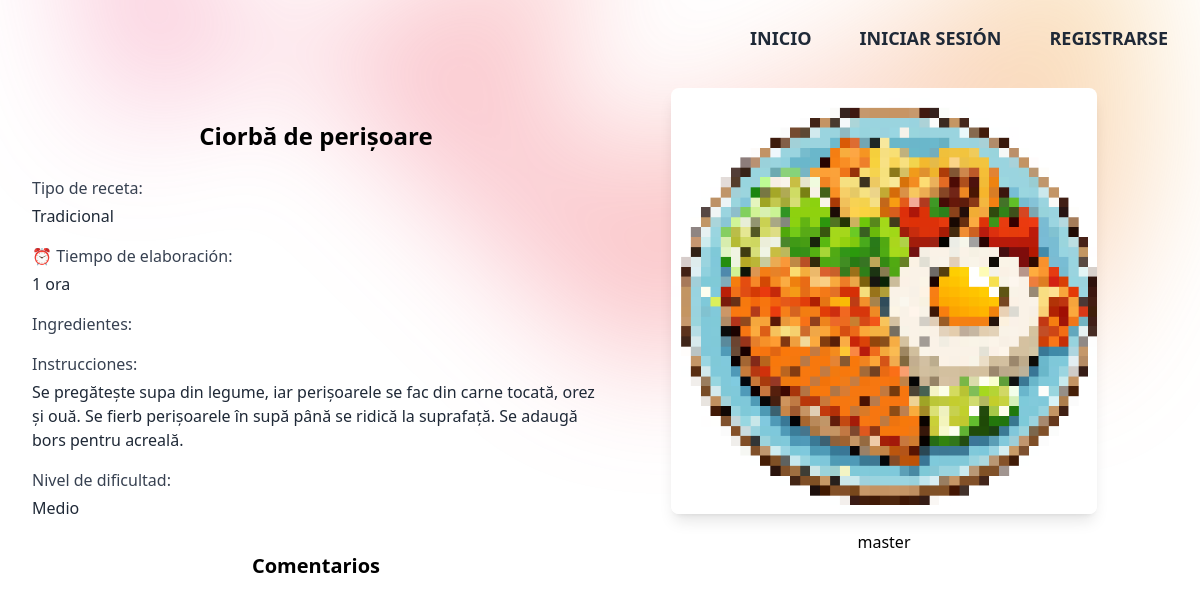
/var/www/html/app/views/recipes/view_recipe.php?id_recipe=17, run on the app's committed database.
### tables this page shows
CREATE TABLE `recipes` (
  `id_recipe` int NOT NULL,
  `id_user` int NOT NULL,
  `recipe_type` varchar(20) DEFAULT NULL,
  `title` varchar(100) NOT NULL,
  `description` text,
  `instructions` text,
  `difficulty` tinyint DEFAULT NULL,
  `publication_date` timestamp NULL DEFAULT CURRENT_TIMESTAMP,
  `image_recipe` varchar(255) DEFAULT 'default.png'
);

CREATE TABLE `users` (
  `id_user` int NOT NULL,
  `username` varchar(50) NOT NULL,
  `email` varchar(100) NOT NULL,
  `pwd` varchar(255) NOT NULL,
  `exp` varchar(100) NOT NULL,
  `is_admin` tinyint(1) DEFAULT '0',
  `registration_date` timestamp NULL DEFAULT CURRENT_TIMESTAMP
);

### var/www/html/app/models/Recipes.php (called while the page is built, shortened)
<?php
class Recipes
{
    private $pdo;
    public function __construct($pdo)
    {
        $this->pdo = $pdo;
    }
    public function getRecipeById($id)
    {
        $query = "SELECT * FROM recipes WHERE id_recipe = " . $id;
        $stmt = $this->pdo->prepare($query);
        $stmt->execute();
        return $stmt->fetch(PDO::FETCH_ASSOC);
    }
    public function getUserRecipeName($id_recipe)
    {
        $query = "SELECT id_user FROM recipes WHERE id_recipe = :id_recipe";
        $stmt = $this->pdo->prepare($query);
        $stmt->bindParam(':id_recipe', $id_recipe);
        $stmt->execute();
        $id_user = $stmt->fetchColumn();
        $query = "SELECT username FROM users WHERE id_user = :id_user";
        $stmt = $this->pdo->prepare($query);
        $stmt->bindParam(':id_user', $id_user);
        $stmt->execute();
        $result = $stmt->fetch(PDO::FETCH_ASSOC);
        return $result['username'] ?? null;
    }
}

### var/www/html/app/views/recipes/view_recipe.php (the view, shortened to what this page needs)
<?php
require_once __DIR__ . '/../../models/Recipes.php';
require_once __DIR__ . '/../../../config/config.php';
require_once __DIR__ . '/../../controllers/profile_controller.php';
$recipes = new Recipes($pdo);
if (isset($_GET['id_recipe']) && $_GET['id_recipe'] !== '') {
    $id_recipe = intval($_GET['id_recipe']);
} else {
    header('Location: /404');
    exit();
}
$recipe = $recipes->getRecipeById($id_recipe);
$authorRecipe = $recipes->getUserRecipeName($id_recipe);
?>
<!DOCTYPE html>
<html lang="es">
<head>
    <script src="https://cdn.tailwindcss.com?plugins=forms,typography,aspect-ratio,line-clamp,container-queries"></script>
</head>
<body class="bg-white">
    <header class="absolute inset-x-0 top-0 z-50">
        <?php if (isset($_SESSION['logged_in'])) { ?>
            <nav class="flex items-center justify-between p-6 lg:px-8" aria-label="Global">
                <div class="flex lg:flex-1"></div>
                <div class="hidden lg:flex lg:gap-x-12">
                    <a href="/" class="text-lg font-semibold text-blue-800 hover:text-lg hover:text-blue-500 transition duration-300 ease-in-out transform hover:scale-105">INICIO</a>
                    <a href="/profile?user=<?php echo $userData['id_user'] ?>" class="text-lg font-semibold text-yellow-800 hover:text-lg hover:text-blue-500 transition duration-300 ease-in-out transform hover:scale-105"><?php echo strtoupper($_SESSION['username']) ?></a>
                    <a href="/recipes" class="text-lg font-semibold text-red-800 hover:text-lg hover:text-blue-500 transition duration-300 ease-in-out transform hover:scale-105">OTRAS RECETAS</a>
                </div>
                <div class="hidden lg:flex lg:flex-1 lg:justify-end">
                    <form action="/auth" method="post">
                        <input type="submit" name="closeSession" value="Cerrar sesión" class="text-lg font-semibold text-gray-800 hover:text-lg hover:text-blue-500 transition duration-300 ease-in-out transform hover:scale-105">
                        <span aria-hidden="true">&rarr;</span>
                    </form>
                </div>
            </nav>
        <?php } else { ?>
            <nav class="flex items-center justify-between p-6 lg:px-8" aria-label="Global">
                <div class="hidden lg:flex lg:gap-x-12">
                    <a href="/recipes" class="text-lg font-semibold text-gray-800 hover:text-lg hover:text-blue-500 transition duration-300 ease-in-out transform hover:scale-105">INICIO</a>
                    <a href="/login" class="text-lg font-semibold text-gray-800 hover:text-lg hover:text-blue-500 transition duration-300 ease-in-out transform hover:scale-105">INICIAR SESIÓN</a>
                    <a href="/register" class="text-lg font-semibold text-gray-800 hover:text-lg hover:text-blue-500 transition duration-300 ease-in-out transform hover:scale-105">REGISTRARSE</a>
                </div>
            </nav>
        <?php } ?>
    </header>
    <main class="relative px-6 pt-14 lg:px-8">
        <div class="absolute inset-x-0 -top-40 -z-10 transform-gpu overflow-hidden blur-3xl sm:-top-80"
            aria-hidden="true">
            <div class="relative left-1/2 aspect-[1155/678] w-[36.125rem] -translate-x-1/2 rotate-[30deg] bg-gradient-to-tr from-pink-500 via-red-500 to-yellow-500 opacity-30 sm:w-[72.1875rem]"
                style="clip-path: polygon(74.1% 44.1%, 100% 61.6%, 97.5% 26.9%, 85.5% 0.1%,
                80.7% 2%, 72.5% 32.5%, 60.2% 62.4%, 52.4% 68.1%, 47.5% 58.3%,
                45.2% 34.5%, 27.5% 76.7%, 0.1% 64.9%, 17.9% 100%,
                27.6% 76.8%, 76.1% 97.7%, 74.1% 44.1%)">
            </div>
        </div>
        <div class="flex flex-row mt-8">
            <div class="w-1/2">
                <div class="mt-8">
                    <h1 class="text-2xl  font-bold text-center"><?php echo $recipe['title'] ?></h1>
                    <div class="max-w-xl mx-auto mt-6">
                        <div class="space-y-4">
                            <div>
                                <span class="text-gray-700">Tipo de receta:</span>
                                <p class="mt-1 text-gray-800"><?php echo ($recipe['recipe_type']); ?></p>
                            </div>
                            <div>
                                <span class="text-gray-700">⏰ Tiempo de elaboración:</span>
                                <p class="mt-1 text-gray-800"><?php echo ($recipe['description']); ?></p>
                            </div>
                            <div>
                                <span class="text-gray-700">Ingredientes:</span>
                            </div>
                            <div>
                                <span class="text-gray-700">Instrucciones:</span>
                                <p class="mt-1 text-gray-800"><?php echo nl2br(($recipe['instructions'])); ?></p>
                            </div>
                            <div>
                                <span class="text-gray-700">Nivel de dificultad:</span>
                                <p class="mt-1 text-gray-800">
                                    <?php
                                    if ($recipe['difficulty'] == 1) {
                                        echo "Fácil";
                                    } elseif ($recipe['difficulty'] == 2) {
                                        echo "Medio";
                                    } else {
                                        echo "Difícil";
                                    }
                                    ?>
                                </p>
                            </div>
                        </div>
                    </div>
                </div>
                <div class="mt-8">
                    <h2 class="text-xl font-bold text-center mt-6">Comentarios</h2>
                </div>
            </div>
            <div class="w-1/2 flex flex-col items-center">
                <img src="<?php echo '/../../../../assets/img/recipes/' . $recipe['image_recipe']; ?>" alt="Imagen de la receta" class="w-3/4 h-auto rounded-lg shadow-lg">
                <h1 class="text-1xl text-center mt-4"><a href="/profile?user=<?php echo $userRecipe['id_user'] ?>"><?php echo "$authorRecipe" ?></a></h1>
            </div>
        </div>
    </main>
</body>
</html>

### data on the page
recipes: title "Ciorbă de perișoare", recipe_type "Tradicional", description "1 ora", instructions "Se pregătește supa din legume, iar perișoarele se fac din carne tocată, orez și ouă. Se fierb perișoarele în supă până se ridică la suprafață. Se adaugă bors pentru acreală.", image_recipe (placeholder picture)
users: username "master"
